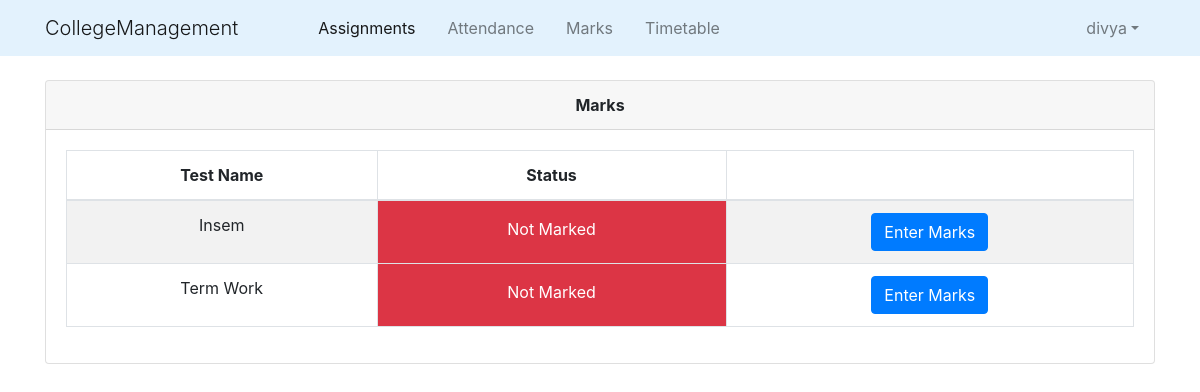
Before: /staff/MarksList/11/ (signed in) with the older database file.
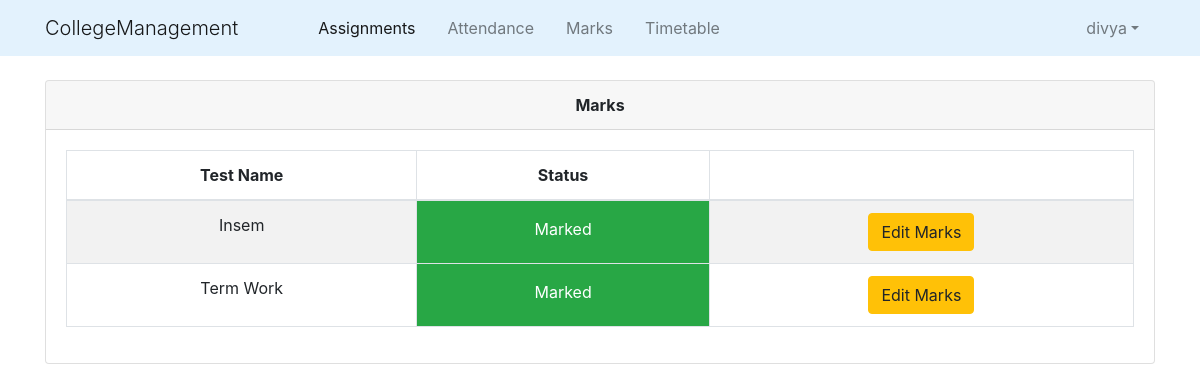
After: the same page with the newer database file.
### college_info/models.py (models this page shows, shortened)
class MarksClass(models.Model):
    teach=models.ForeignKey(Teaches,on_delete=models.CASCADE)
    name= models.CharField(max_length=50,choices=test_name)
    status = models.BooleanField(default='False')
    class Meta:
        unique_together=(('teach','name'),)

### college_info/views.py (the view)
# urls.py: path('staff/MarksList/<slug:teaches_id>/',views.staff_marks_list,name='marks_list'),
@login_required()
def staff_marks_list(request,teaches_id):
    teach = Teaches.objects.get(id=teaches_id)
    mark_class_list=MarksClass.objects.filter(teach=teach)
    return render(request,'college_info/staff_marks_list.html',{'mlist':mark_class_list})

### college_info/models.py (called while the page is built)
    @property
    def is_student(self):
        if hasattr(self,'student'):
            return True
        else:
            return False

### college_info/templates/college_info/staff_marks_list.html
{% extends "college_info/base.html" %}
{% block content %}
    <div class="container">
        <div class="card">
            <div class="card-header text-center"><b>Marks</b></div>
        <div class="card-body">
                <div class="table-responsive">
                    <table class="table table-bordered table-striped text-center">
                        <thead>
                            <tr>
                                <th>Test Name</th>
                                <th>Status</th>
                                <th>  </th>
                            </tr>
                        </thead>
                        <tbody>
                            {% for markclass in mlist %}
                                <tr>
                                    <td>{{ markclass.name }}</td>
                                    {% if not markclass.status %}
                                        <td class="p-3 mb-2 bg-danger text-white">Not Marked</td>
                                        <td>
                                            <a class="btn btn-primary" href="{% url 'enter_marks' markclass.id %}" role="button">Enter Marks</a>
                                        </td>
                                    {% else %}
                                        <td class="p-3 mb-2 bg-success text-white">Marked</td>
                                        <td><a class="btn btn-warning" href="{% url 'edit_marks' markclass.id %}" role="button">Edit Marks</a> </td>
                                    {% endif %}
                                </tr>
                            {% empty %}
                                <p>Student has no course</p>
                            {% endfor %}
                        </tbody>
                    </table>
                </div>
        </div>
        </div>
    </div>
{% endblock content %}

Changed rows visible on the page:
changed MarksClass "Insem": status "Not Marked Enter Marks" → "Marked Edit Marks"
changed MarksClass "Term Work": status "Not Marked Enter Marks" → "Marked Edit Marks"
